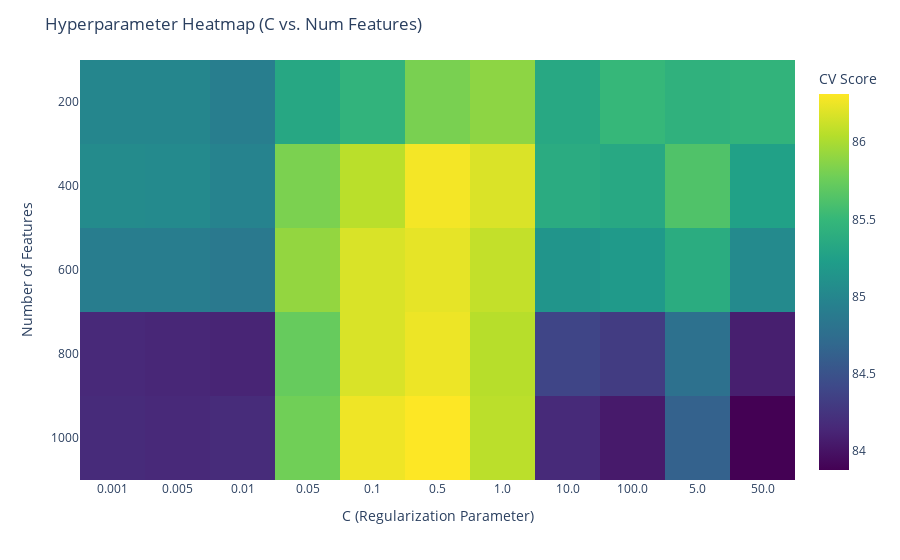

Write notebook code for a chart like this one.
### Code cell
gsr = grid_search_results.copy()
gsr["C"] = grid_search_results["C"].astype(str)
gsr["num_features"] = grid_search_results["num_features"]
heatmap_data = gsr.pivot(index="num_features", columns="C", values="cv")
fig = px.imshow(
    heatmap_data, 
    labels=dict(x="C (Regularization)", y="Number of Features", color="CV Score"),
    color_continuous_scale="Viridis",  # Color options: 'Blues', 'Inferno', 'Magma'
    aspect="auto"
)

# Add titles and format layout
fig.update_layout(
    title="Hyperparameter Heatmap (C vs. Num Features)",
    xaxis_title="C (Regularization Parameter)",
    yaxis_title="Number of Features",
)

fig.show()

### Figure 1 — Plotly figure (JSON) as saved in the notebook; plotly's stock layout.template omitted (floating-point values rounded to 4 significant figures)
{"data": [{"coloraxis": "coloraxis", "hovertemplate": "C (Regularization): %{x}<br>Number of Features: %{y}<br>CV Score: %{z}<extra></extra>", "name": "0", "type": "heatmap", "x": ["0.001", "0.005", "0.01", "0.05", "0.1", "0.5", "1.0", "10.0", "100.0", "5.0", "50.0"], "xaxis": "x", "y": [200, 400, 600, 800, 1000], "yaxis": "y", "z": [[85.0, 84.99, 84.92, 85.33, 85.46, 85.81, 85.89, 85.33, 85.5, 85.44, 85.46], [85.05, 85.04, 84.96, 85.82, 86.06, 86.28, 86.18, 85.37, 85.34, 85.63, 85.26], [84.9, 84.9, 84.86, 85.91, 86.18, 86.23, 86.09, 85.14, 85.19, 85.38, 85.04], [84.16, 84.14, 84.12, 85.73, 86.18, 86.25, 86.05, 84.39, 84.31, 84.78, 84.08], [84.17, 84.16, 84.17, 85.78, 86.26, 86.31, 86.06, 84.16, 84.05, 84.63, 83.87]]}], "layout": {"coloraxis": {"colorbar": {"title": {"text": "CV Score"}}, "colorscale": [[0, "#440154"], [0.1111, "#482878"], [0.2222, "#3e4989"], [0.3333, "#31688e"], [0.4444, "#26828e"], [0.5556, "#1f9e89"], [0.6667, "#35b779"], [0.7778, "#6ece58"], [0.8889, "#b5de2b"], [1, "#fde725"]]}, "margin": {"t": 60}, "title": {"text": "Hyperparameter Heatmap (C vs. Num Features)"}, "xaxis": {"anchor": "y", "domain": [0, 1], "title": {"text": "C (Regularization Parameter)"}}, "yaxis": {"anchor": "x", "autorange": "reversed", "domain": [0, 1], "title": {"text": "Number of Features"}}}}
